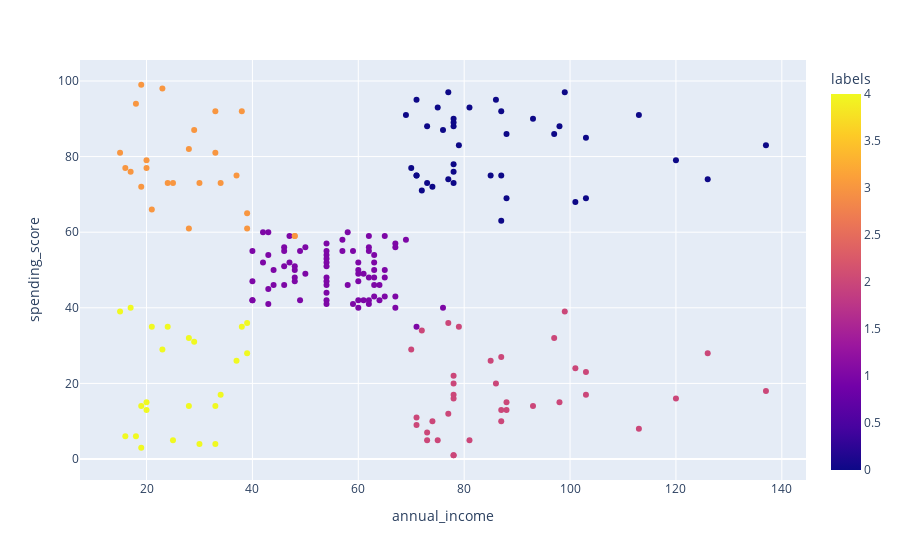

Notebook code cell kept with this figure:
### Code cell
px.scatter(data_frame=X, x='annual_income', y='spending_score', color='labels',
           color_discrete_map='rose')

### Figure 1 — Plotly figure (JSON) as saved in the notebook; plotly's stock layout.template omitted (floating-point values rounded to 4 significant figures; data arrays with more than 128 entries replaced by an {"elided": "..."} marker saying what was removed)
{"data": [{"hovertemplate": "annual_income=%{x}<br>spending_score=%{y}<br>labels=%{marker.color}<extra></extra>", "legendgroup": "", "marker": {"color": {"elided": "200 int values"}, "coloraxis": "coloraxis", "symbol": "circle"}, "mode": "markers", "name": "", "orientation": "v", "showlegend": false, "type": "scatter", "x": {"elided": "200 int values"}, "xaxis": "x", "y": {"elided": "200 int values"}, "yaxis": "y"}], "layout": {"coloraxis": {"colorbar": {"title": {"text": "labels"}}, "colorscale": [[0, "#0d0887"], [0.1111, "#46039f"], [0.2222, "#7201a8"], [0.3333, "#9c179e"], [0.4444, "#bd3786"], [0.5556, "#d8576b"], [0.6667, "#ed7953"], [0.7778, "#fb9f3a"], [0.8889, "#fdca26"], [1, "#f0f921"]]}, "legend": {"tracegroupgap": 0}, "margin": {"t": 60}, "xaxis": {"anchor": "y", "domain": [0, 1], "title": {"text": "annual_income"}}, "yaxis": {"anchor": "x", "domain": [0, 1], "title": {"text": "spending_score"}}}}
